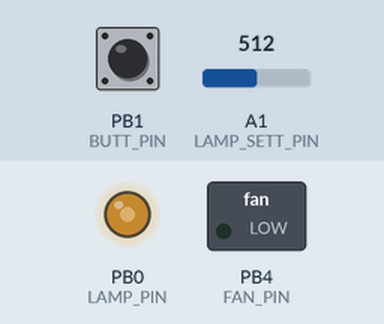
The program below on a simulated ATtiny85, built with avr-gcc and run on an emulated ATtiny85. Parts: switched loads named in the program (green lamp = pin HIGH), output pins drawn as LEDs (lit = HIGH). The test bench sets the inputs (shaded band); at power-on: A1 (LAMP_SETT_PIN) = 512, PB1 (BUTT_PIN) HIGH.

Above: at 1.2 s.
1.3 s: A1 (LAMP_SETT_PIN) set to 716
At 2.0 s:
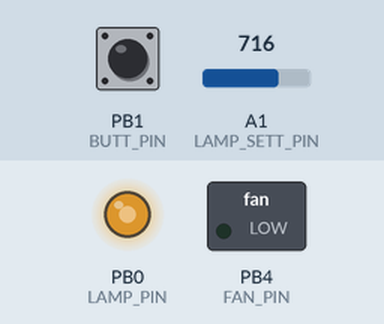
2.8 s: A1 (LAMP_SETT_PIN) set to 900
At 3.1 s:
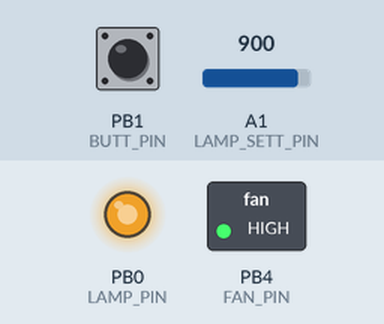
4.3 s: A1 (LAMP_SETT_PIN) set to 511
At 5.4 s:
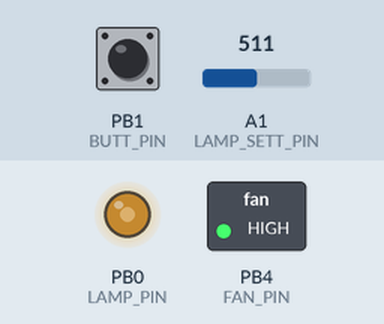
5.8 s: A1 (LAMP_SETT_PIN) set to 190
At 6.6 s:
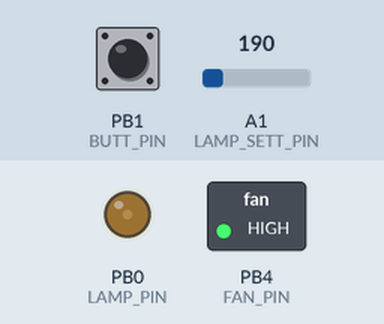
7.3 s: A1 (LAMP_SETT_PIN) set to 0
At 7.7 s:
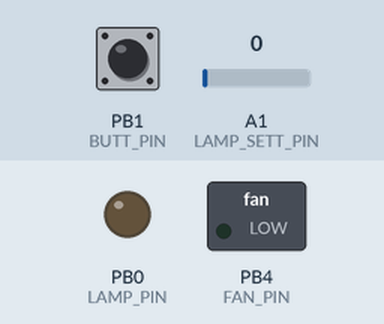
Timing chart, 0 to 9.8 s (numbered marks = the images above; inputs shaded):
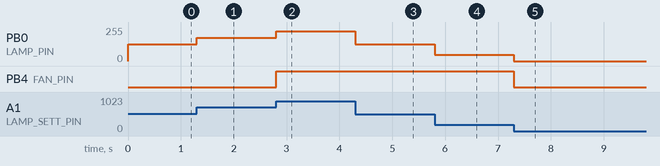

The program:

main.cpp
```cpp
#include <Arduino.h>
#include <OneButton.h>

#include "main.h"
#include "light.h"
#include "fan.h"

OneButton button(BUTT_PIN, false);
Light lamp(LAMP_PIN, LAMP_SETT_PIN);
Fan fan(FAN_PIN);

unsigned long timer;
unsigned long search_timer;

int bright;
int move_inf;

bool light_flag = true;
bool fan_flag = false;
bool effect_flag;
bool search_flag;


void click1(){
  if (lamp.isOn()) {
    lamp.off();
    fan.off();
  }
  else {
    lamp.on();
  }
}

void doubleClick(){
  if (fan.isOn()) {
    fan.off();
  }
  else {
    fan.on();
  }
}


void setup(){
  button.attachClick(click1);
  button.attachDoubleClick(doubleClick);
}


void loop(){
  button.tick();
  lamp.update();
  fan.update(lamp.getBrightness());


  if (lamp.isOn()) {
    if(millis() - timer > 600000){
      timer = millis();
      lamp.off();
      fan.off();
    }
  }

}
```

fan.cpp
```cpp
#include <fan.h>


Fan::Fan(uint8_t pin)
    : pin_(pin)
    , bright_(0)
    , is_on_(false)
    {
        pinMode(pin_, OUTPUT);
    }


void Fan::update(uint8_t bright) {
    bright_ = bright;
    if (is_on_) {
        digitalWrite(pin_, HIGH);
        if (bright_ <= 0) {
            is_on_ = false;
        }
    }

    else if (!is_on_) {
        digitalWrite(pin_, LOW);
        if (bright_ > 200) {
            is_on_ = true;
        }
    }
}


void Fan::off() {
    is_on_ = false;
}


void Fan::on() {
    is_on_ = true;
}
```

fan.h
```cpp
#ifndef _FAN_H_
#define _FAN_H_

#include <Arduino.h>


class Fan{
    public:
        Fan(uint8_t pin);
        void update(uint8_t bright);
        void on();
        void off();
        bool isOn() {return is_on_;}

    private:
        uint8_t pin_;
        uint8_t bright_;
        bool is_on_;
};


#endif // _FAN_H_
```

light.cpp
```cpp
#include <light.h>


Light::Light(uint8_t light_pin, uint8_t sensor_pin)
    : light_pin_(light_pin)
    , sensor_pin_(sensor_pin)
    , bright_(0)
    , is_on_(true)
    {
        pinMode(light_pin_, OUTPUT);
        pinMode(sensor_pin_, INPUT);
    }


void Light::update() {
    if (is_on_) {
        bright_ = map(analogRead(sensor_pin_), 0, 1032, 0, 255);
        analogWrite(light_pin_, bright_);
    }

    else if(!is_on_) {
        analogWrite(light_pin_, 0);
    }
}


void Light::off() {
    for (uint8_t i = bright_; i > 0;) {
        if (millis() - timer_ > 10) {
            i--;
            analogWrite(light_pin_, i);
            is_on_ = false;
            timer_ = millis();
        }
    }
}


void Light::on() {
    for (uint8_t i = 0; i < bright_;) {
        if (millis() - timer_ > 10) {
            i++;
            analogWrite(light_pin_, i);
            is_on_ = true;
            timer_ = millis();
        }
    }
}
```

light.h
```cpp
#ifndef _LIGHT_H_
#define _LIGHT_H_

#include <Arduino.h>


class Light{
    public:
        Light(uint8_t light_pin, uint8_t sensor_pin);
        void update();
        void on();
        void off();
        uint8_t getBrightness() {return bright_;}
        bool isOn() {return is_on_;}

    private:
        uint8_t light_pin_;
        uint8_t sensor_pin_;
        uint8_t bright_;
        bool is_on_;
        unsigned long timer_;
};


#endif // _LIGHT_H_
```

main.h
```cpp
#ifndef _MAIN_H_
#define _MAIN_H_

#include <Arduino.h>

const uint8_t LAMP_PIN = 0;
const uint8_t LAMP_SETT_PIN = A1;
const uint8_t PIR_PIN = 3;
const uint8_t FAN_PIN = 4;
const uint8_t BUTT_PIN = 1;


#endif // _MAIN_H_
```

Measured:
- after the input at 1.3 s, PB0 (LAMP_PIN): 126/255 → 176/255 at once
- after the input at 2.8 s, PB0 (LAMP_PIN): 176/255 → 222/255 at once; PB4 (FAN_PIN): LOW → HIGH at once
- after the input at 4.3 s, PB0 (LAMP_PIN): 222/255 → 126/255 at once
- after the input at 5.8 s, PB0 (LAMP_PIN): 126/255 → 46/255 at once
- after the input at 7.3 s, PB0 (LAMP_PIN): 46/255 → 0/255 at once; PB4 (FAN_PIN): HIGH → LOW at once
